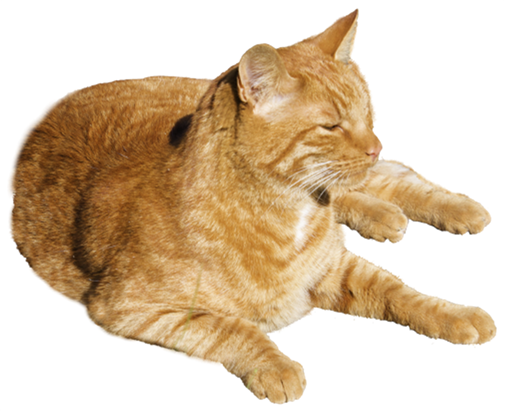
#> input picture python数据可视化/cat.png, 505 x 411 px
$ python 'test 直方图.py'
#> lines starting #> are read from the running program, lines starting #| are printed output that depends on the picture
# coding:gbk
import numpy as np
import pandas as pd
import cv2 as cv
import matplotlib.pyplot as plt
import matplotlib.mlab as mlab
# plt.rcParams['font.sans-serif'] = ['Microsoft YaHei']
# plt.rcParams['axes.unicode_minus'] = False
# titanic = pd.read_csv('ds')

img = cv.imread('cat.png')
#> img is the input picture: shape (411, 505, 3); mean B, G, R 170.6, 197.3, 218.7
imggray = cv.cvtColor(img,cv.COLOR_BGR2GRAY)
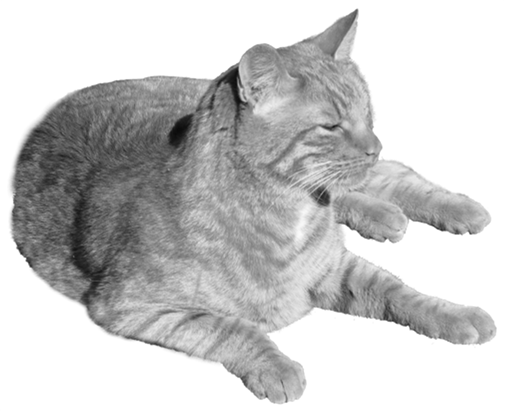
#> imggray: shape (411, 505); min 10, max 255, mean 200.7
# plt.imshow(imggray,cmap=plt.cm.gray)
hist = cv.calcHist([img],[0],None,[256],[0,125])
#> hist = 256 values, max 955 at index 59, min 0 at index 0, mean 314.5
plt.figure()
plt.title('grayhist')
plt.xlabel('bins')
plt.ylabel('fixels')
plt.plot(hist)
plt.xlim([0,256])
plt.show()
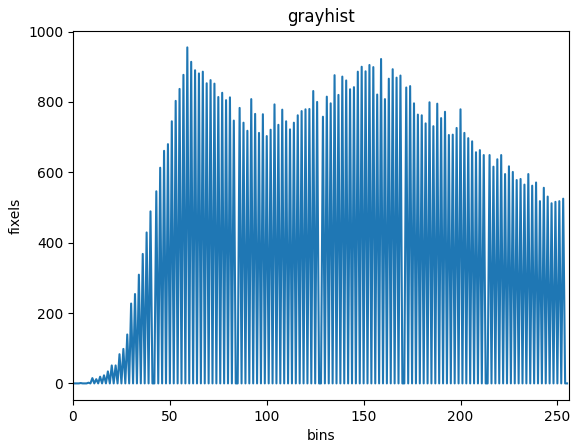
#> figure drawn by matplotlib, 1 panel; curve peaks at x = 59, y = 955
cv.waitKey(0)
cv.destroyAllWindows()

$ run again, with python数据可视化/tianxinge.png copied over python数据可视化/cat.png
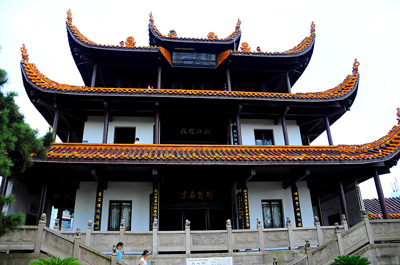
#> input picture python数据可视化/tianxinge.png, 400 x 265 px
#> img is the input picture: shape (265, 400, 3); mean B, G, R 112.2, 113.4, 115.9
#> `imggray = cv.cvtColor(img,cv.COLOR_BGR2GRAY)`:
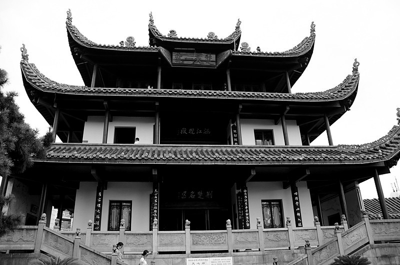
#> imggray: shape (265, 400); min 0, max 255, mean 114
#> hist = 256 values, max 10378 at index 0, min 0 at index 1, mean 242.1
#> `plt.show()`:
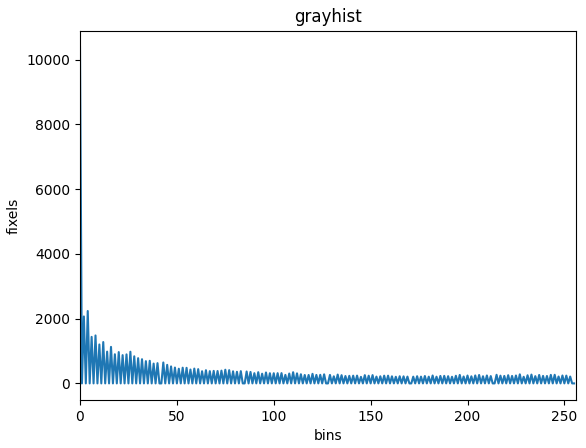
#> figure drawn by matplotlib, 1 panel; curve peaks at x = 0, y = 10378
